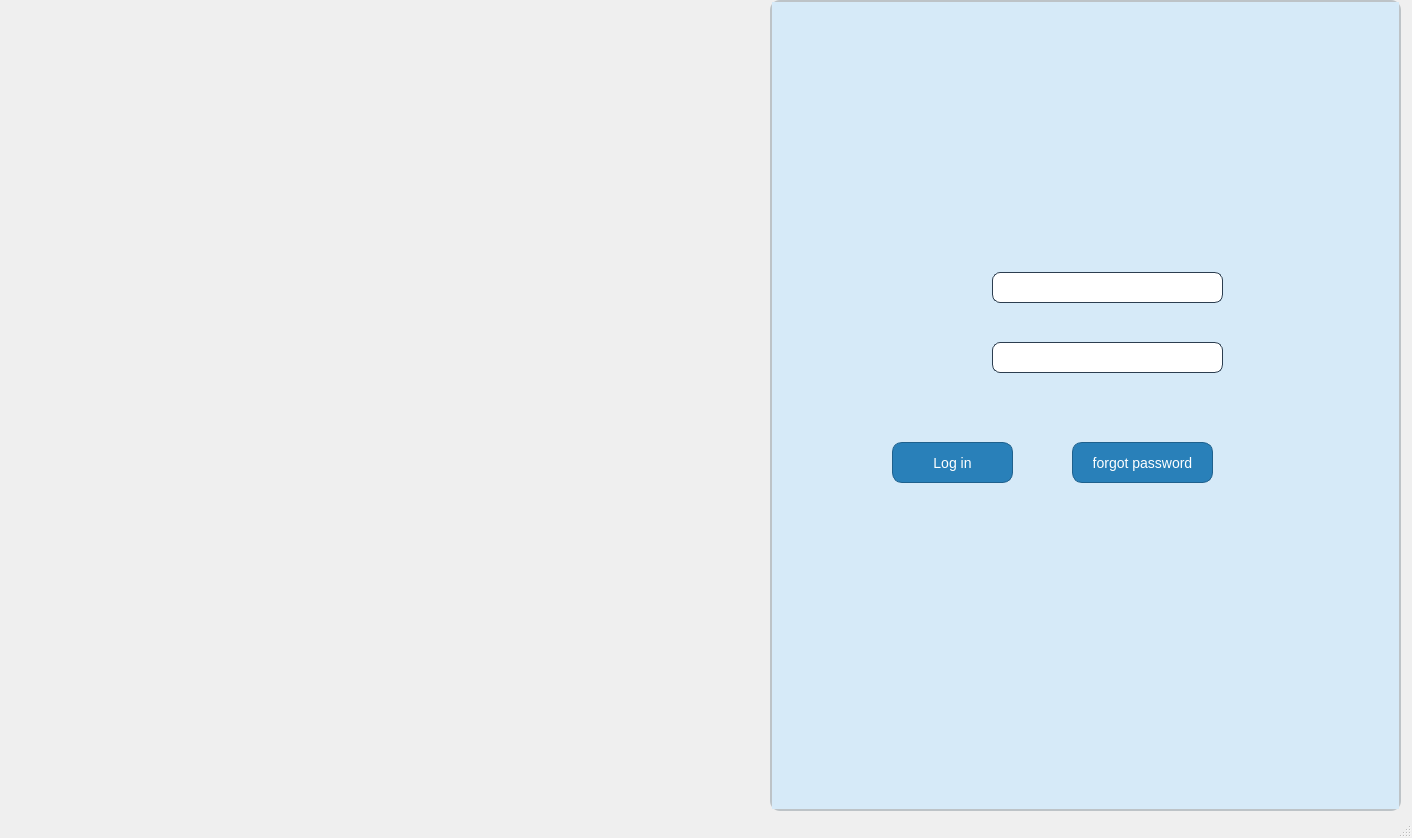
<?xml version="1.0" encoding="UTF-8"?>
<ui version="4.0">
 <class>MainWindow</class>
 <widget class="QMainWindow" name="MainWindow">
  <property name="geometry">
   <rect>
    <x>0</x>
    <y>0</y>
    <width>1412</width>
    <height>838</height>
   </rect>
  </property>
  <property name="windowTitle">
   <string>MainWindow</string>
  </property>
  <widget class="QWidget" name="centralwidget">
   <widget class="QStackedWidget" name="stackedWidget">
    <property name="geometry">
     <rect>
      <x>770</x>
      <y>0</y>
      <width>631</width>
      <height>811</height>
     </rect>
    </property>
    <property name="styleSheet">
     <string notr="true">*{/* styles.qss */
	border-image: url(:/img/img/61803.jpg);
}
/* Set the default font color to dark for readability */
* {
    color: #2c3e50; /* Dark gray text for better contrast */
    font-family: Arial, sans-serif; /* Clean, readable font */
}

/* Style for the main window background */
QWidget {
    background-color: #D6EAF8; /* Light blue background */
}

/* Style for input boxes (assuming they are QLineEdit or similar) */
QLineEdit {
    background-color: #ffffff; /* White background for input fields */
    border: 1px solid #2c3e50; /* Dark gray border */
    border-radius: 8px; /* Rounded corners */
    padding: 8px;
    color: #2c3e50; /* Dark text */
    font-size: 14px;
}

/* Style for input boxes (focused state) */
QLineEdit:focus {
    border: 1px solid #2980b9; /* Blue border on focus */
    background-color: #eaf2f7; /* Light blue background on focus */
}

/* Style for push buttons (assuming they are QPushButtons or similar) */
QPushButton {
    background-color: #2980b9; /* Medium blue for buttons */
    border: 1px solid #1f618d; /* Darker blue border for buttons */
    border-radius: 10px; /* Rounded corners */
    padding: 10px 20px; /* Adjusted padding */
    color: white; /* White text */
    font-size: 14px; /* Slightly larger font for readability */
}

/* Style for push buttons on hover */
QPushButton:hover {
    background-color: #1f618d; /* Darker blue on hover */
}

/* Style for push buttons when pressed */
QPushButton:pressed {
    background-color: #154360; /* Even darker blue when pressed */
}

/* Style for QStackedWidget */
QStackedWidget {
    background-color: #ffffff; /* White background */
    border: 2px solid #BDC3C7; /* Light gray border */
    border-radius: 10px;

}

/* Style for dialog windows */
QDialog {
    background-color: #ffffff; /* White background for dialogs */
    border: 1px solid #2980b9; /* Blue border for dialogs */
    border-radius: 12px; /* Rounded corners */
    padding: 20px;
    color: #2c3e50; /* Dark text for readability */
}

/* Style for labels */
QLabel {
    color: #2c3e50; /* Dark gray text for labels */
    font-size: 14px;
}

/* Style for combo boxes (QComboBox) */
QComboBox {
    background-color: #ffffff; /* White background for combo boxes */
    border: 1px solid #2c3e50;
    border-radius: 8px;
    padding: 8px;
    color: #2c3e50;
    font-size: 14px;
}

/* Style for combo boxes when focused */
QComboBox:focus {
    border: 1px solid #2980b9;
    background-color: #eaf2f7;
}

/* Style for table views (QTableView) */
QTableView {
    background-color: #ffffff; /* White background for tables */
    border: 1px solid #ddd; /* Light border */
    gridline-color: #ddd; /* Light grid lines */
}

QTableView QHeaderView {
    background-color: #2980b9; /* Blue header background */
    color: white; /* White text for table header */
}

/* Style for table rows */
QTableView::item {
    padding: 10px;
    border-bottom: 1px solid #ddd; /* Divider between rows */
}

/* Style for table rows when hovered */
QTableView::item:hover {
    background-color: #eaf4f0; /* Very light blue hover effect */
}

/* Style for scrollbars */
QScrollBar {
    background-color: #f1f1f1; /* Light background for scrollbars */
    border: 1px solid #ddd; /* Light gray border */
    width: 10px; /* Narrow scrollbar */
}

/* Style for the vertical scrollbar */
QScrollBar:vertical {
    border-radius: 5px;
}

/* Style for the horizontal scrollbar */
QScrollBar:horizontal {
    border-radius: 5px;
}

/* Style for progress bars */
QProgressBar {
    background-color: #f1f8f5; /* Very light green background */
    border: 1px solid #BDC3C7;
    border-radius: 5px;
    text-align: center;
    color: #2c3e50; /* Dark text */
}

QProgressBar::chunk {
    background-color: #2980b9; /* Medium blue progress chunk */
    border-radius: 5px;
}
</string>
    </property>
    <property name="currentIndex">
     <number>0</number>
    </property>
    <widget class="QWidget" name="page">
     <widget class="QLineEdit" name="lineEdituserr">
      <property name="geometry">
       <rect>
        <x>220</x>
        <y>270</y>
        <width>231</width>
        <height>31</height>
       </rect>
      </property>
     </widget>
     <widget class="QLabel" name="label_4">
      <property name="geometry">
       <rect>
        <x>110</x>
        <y>260</y>
        <width>81</width>
        <height>31</height>
       </rect>
      </property>
      <property name="styleSheet">
       <string notr="true">image: url(:/img/img/user_747376.png);</string>
      </property>
      <property name="text">
       <string/>
      </property>
     </widget>
     <widget class="QLineEdit" name="lineEditpasswordd">
      <property name="geometry">
       <rect>
        <x>220</x>
        <y>340</y>
        <width>231</width>
        <height>31</height>
       </rect>
      </property>
      <property name="echoMode">
       <enum>QLineEdit::Password</enum>
      </property>
     </widget>
     <widget class="QLabel" name="label_3">
      <property name="geometry">
       <rect>
        <x>100</x>
        <y>340</y>
        <width>81</width>
        <height>31</height>
       </rect>
      </property>
      <property name="styleSheet">
       <string notr="true">image: url(:/img/img/padlock.png);</string>
      </property>
      <property name="text">
       <string/>
      </property>
     </widget>
     <widget class="QPushButton" name="forgot_pb">
      <property name="geometry">
       <rect>
        <x>300</x>
        <y>440</y>
        <width>141</width>
        <height>41</height>
       </rect>
      </property>
      <property name="text">
       <string>forgot password</string>
      </property>
     </widget>
     <widget class="QPushButton" name="pushButtonlog">
      <property name="geometry">
       <rect>
        <x>120</x>
        <y>440</y>
        <width>121</width>
        <height>41</height>
       </rect>
      </property>
      <property name="text">
       <string>Log in</string>
      </property>
     </widget>
    </widget>
    <widget class="QWidget" name="page_2">
     <widget class="QLineEdit" name="rcpt">
      <property name="geometry">
       <rect>
        <x>197</x>
        <y>211</y>
        <width>261</width>
        <height>36</height>
       </rect>
      </property>
     </widget>
     <widget class="QPushButton" name="sendBtn">
      <property name="geometry">
       <rect>
        <x>250</x>
        <y>290</y>
        <width>93</width>
        <height>28</height>
       </rect>
      </property>
      <property name="text">
       <string>Continue</string>
      </property>
     </widget>
     <widget class="QLabel" name="label">
      <property name="geometry">
       <rect>
        <x>70</x>
        <y>110</y>
        <width>481</width>
        <height>51</height>
       </rect>
      </property>
      <property name="styleSheet">
       <string notr="true">QLabel {
    color: black; /* Text color for labels */
    font-size: 16px; /* Adjust font size as needed */
    font-weight: bold; /* Make the text bold if desired */
    margin: 5px; /* Adjust margin as needed */
}</string>
      </property>
      <property name="text">
       <string>&lt;html&gt;&lt;head/&gt;&lt;body&gt;&lt;p&gt;&lt;span style=&quot; font-size:10pt;&quot;&gt;Enter your email associated with your account and&lt;br/&gt;we'll send an emal to reset your password&lt;/span&gt;&lt;/p&gt;&lt;/body&gt;&lt;/html&gt;</string>
      </property>
     </widget>
     <widget class="QLabel" name="label_2">
      <property name="geometry">
       <rect>
        <x>121</x>
        <y>211</y>
        <width>70</width>
        <height>30</height>
       </rect>
      </property>
      <property name="styleSheet">
       <string notr="true">QLabel {
    color: black; /* Text color for labels */
    font-size: 16px; /* Adjust font size as needed */
    font-weight: bold; /* Make the text bold if desired */
    margin: 5px; /* Adjust margin as needed */
}</string>
      </property>
      <property name="text">
       <string>Email </string>
      </property>
     </widget>
     <widget class="QLabel" name="label_8">
      <property name="geometry">
       <rect>
        <x>170</x>
        <y>20</y>
        <width>261</width>
        <height>41</height>
       </rect>
      </property>
      <property name="styleSheet">
       <string notr="true">QLabel {
    color: black; /* Text color for labels */
    font-size: 30px; /* Adjust font size as needed */
    font-weight: bold; /* Make the text bold if desired */
    margin: 5px; /* Adjust margin as needed */
}</string>
      </property>
      <property name="text">
       <string>Reset password</string>
      </property>
     </widget>
    </widget>
    <widget class="QWidget" name="page_3">
     <widget class="QLineEdit" name="codebt">
      <property name="geometry">
       <rect>
        <x>180</x>
        <y>200</y>
        <width>281</width>
        <height>31</height>
       </rect>
      </property>
     </widget>
     <widget class="QLabel" name="label_9">
      <property name="geometry">
       <rect>
        <x>220</x>
        <y>10</y>
        <width>191</width>
        <height>71</height>
       </rect>
      </property>
      <property name="styleSheet">
       <string notr="true">QLabel {
    color: black; /* Text color for labels */
    font-size: 30px; /* Adjust font size as needed */
    font-weight: bold; /* Make the text bold if desired */
    margin: 5px; /* Adjust margin as needed */
}</string>
      </property>
      <property name="text">
       <string>Verification</string>
      </property>
     </widget>
     <widget class="QPushButton" name="verify_pb">
      <property name="geometry">
       <rect>
        <x>230</x>
        <y>280</y>
        <width>211</width>
        <height>61</height>
       </rect>
      </property>
      <property name="text">
       <string>Verify and Proceed</string>
      </property>
     </widget>
     <widget class="QLabel" name="label_10">
      <property name="geometry">
       <rect>
        <x>90</x>
        <y>110</y>
        <width>481</width>
        <height>71</height>
       </rect>
      </property>
      <property name="styleSheet">
       <string notr="true">QLabel {
    color: black; /* Text color for labels */
    font-size: 16px; /* Adjust font size as needed */
    font-weight: bold; /* Make the text bold if desired */
    margin: 5px; /* Adjust margin as needed */
}</string>
      </property>
      <property name="text">
       <string>&lt;html&gt;&lt;head/&gt;&lt;body&gt;&lt;p&gt;&lt;span style=&quot; font-size:8pt;&quot;&gt;Please enter the 4 digit code that send to your email adresse&lt;/span&gt;&lt;/p&gt;&lt;/body&gt;&lt;/html&gt;</string>
      </property>
     </widget>
    </widget>
    <widget class="QWidget" name="page_4">
     <widget class="QLabel" name="label_11">
      <property name="geometry">
       <rect>
        <x>120</x>
        <y>30</y>
        <width>341</width>
        <height>71</height>
       </rect>
      </property>
      <property name="styleSheet">
       <string notr="true">QLabel {
    color: black; /* Text color for labels */
    font-size: 30px; /* Adjust font size as needed */
    font-weight: bold; /* Make the text bold if desired */
    margin: 5px; /* Adjust margin as needed */
}</string>
      </property>
      <property name="text">
       <string>Enter New Password</string>
      </property>
     </widget>
     <widget class="QLineEdit" name="pas2">
      <property name="geometry">
       <rect>
        <x>220</x>
        <y>200</y>
        <width>231</width>
        <height>31</height>
       </rect>
      </property>
      <property name="echoMode">
       <enum>QLineEdit::Password</enum>
      </property>
     </widget>
     <widget class="QLineEdit" name="pas1">
      <property name="geometry">
       <rect>
        <x>220</x>
        <y>130</y>
        <width>231</width>
        <height>31</height>
       </rect>
      </property>
     </widget>
     <widget class="QPushButton" name="cont_pb">
      <property name="geometry">
       <rect>
        <x>250</x>
        <y>260</y>
        <width>141</width>
        <height>31</height>
       </rect>
      </property>
      <property name="text">
       <string>Continue</string>
      </property>
     </widget>
     <widget class="QLabel" name="label_12">
      <property name="geometry">
       <rect>
        <x>80</x>
        <y>120</y>
        <width>121</width>
        <height>51</height>
       </rect>
      </property>
      <property name="styleSheet">
       <string notr="true">QLabel {
    color: black; /* Text color for labels */
    font-size: 15px; /* Adjust font size as needed */
    font-weight: bold; /* Make the text bold if desired */
    margin: 5px; /* Adjust margin as needed */
}</string>
      </property>
      <property name="text">
       <string>Old Password</string>
      </property>
     </widget>
     <widget class="QLabel" name="label_13">
      <property name="geometry">
       <rect>
        <x>80</x>
        <y>200</y>
        <width>131</width>
        <height>31</height>
       </rect>
      </property>
      <property name="styleSheet">
       <string notr="true">QLabel {
    color: black; /* Text color for labels */
    font-size: 15px; /* Adjust font size as needed */
    font-weight: bold; /* Make the text bold if desired */
    margin: 5px; /* Adjust margin as needed */
}</string>
      </property>
      <property name="text">
       <string>New Password</string>
      </property>
     </widget>
    </widget>
   </widget>
   <widget class="QLabel" name="label_5">
    <property name="geometry">
     <rect>
      <x>10</x>
      <y>10</y>
      <width>1391</width>
      <height>811</height>
     </rect>
    </property>
    <property name="styleSheet">
     <string notr="true">border-image: url(:/img/img/61803.jpg);</string>
    </property>
    <property name="text">
     <string/>
    </property>
   </widget>
   <widget class="QLabel" name="label_7">
    <property name="geometry">
     <rect>
      <x>50</x>
      <y>160</y>
      <width>651</width>
      <height>391</height>
     </rect>
    </property>
    <property name="styleSheet">
     <string notr="true">border-image: url(:/img/img/LOG-removebg-preview.png);</string>
    </property>
    <property name="text">
     <string/>
    </property>
   </widget>
   <zorder>label_5</zorder>
   <zorder>stackedWidget</zorder>
   <zorder>label_7</zorder>
  </widget>
  <widget class="QMenuBar" name="menubar">
   <property name="geometry">
    <rect>
     <x>0</x>
     <y>0</y>
     <width>1412</width>
     <height>26</height>
    </rect>
   </property>
  </widget>
  <widget class="QStatusBar" name="statusbar"/>
 </widget>
 <resources/>
 <connections/>
</ui>
